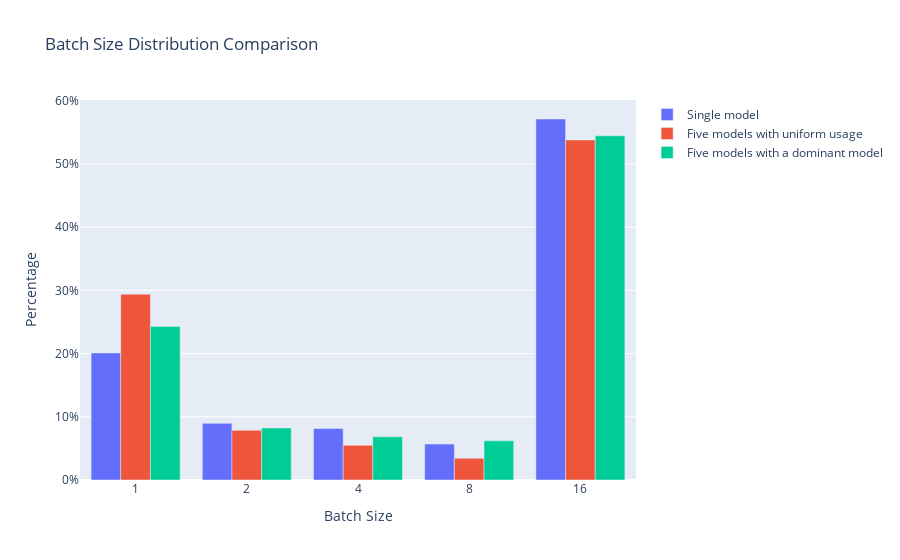
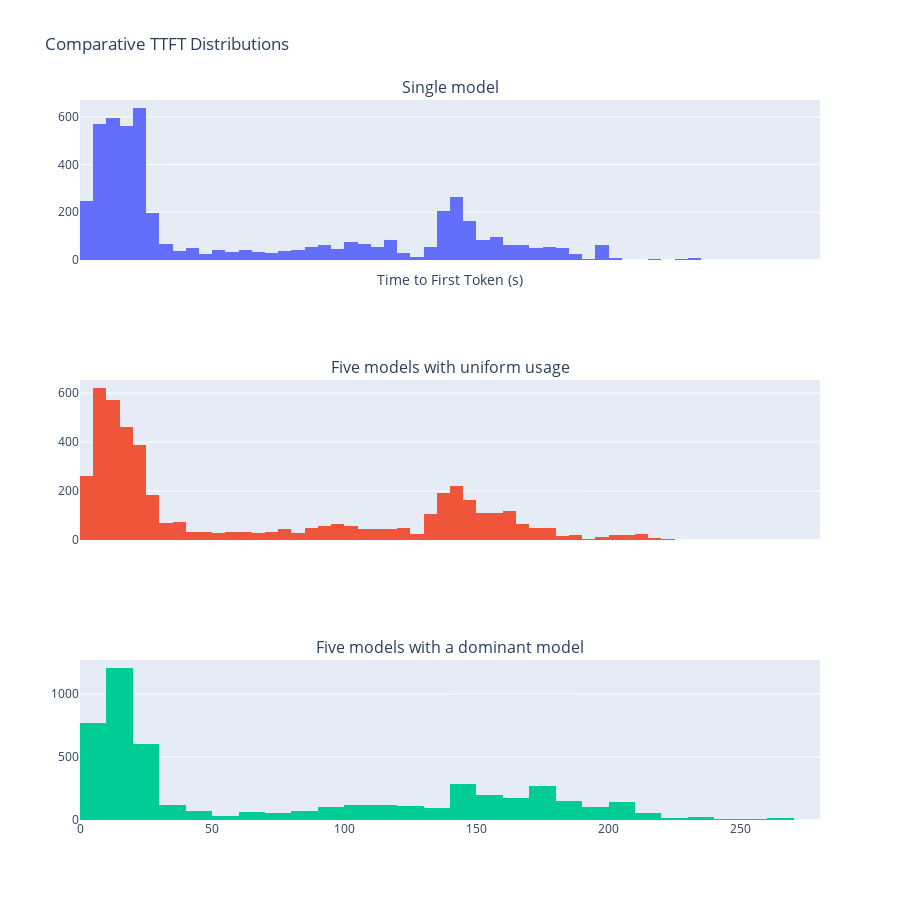
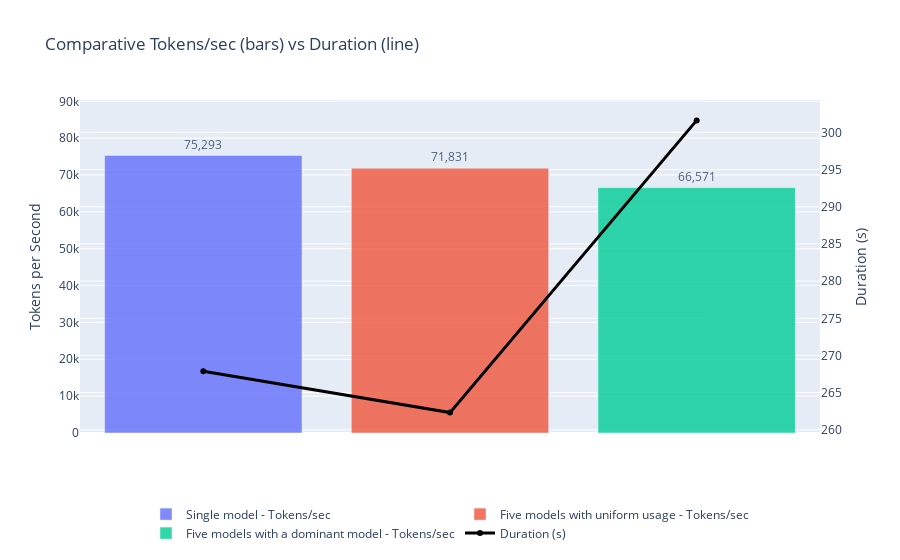

Notebook source saved alongside these figures, in order:
### Code cell
qps = 125
datasets = {
    "Single model": f'../data/bundle_tests/5_node_samsung/1_ckpts-5000_reqs-{qps}_qps_exponential/grafana-1_ckpts-5000_reqs-{qps}_qps_exponential.csv',
    "Five models with uniform usage": f'../data/bundle_tests/5_node_samsung/5_ckpts-equally_spread-5000_reqs-{qps}_qps_exponential/grafana-5_ckpts-equally_spread-5000_reqs-{qps}_qps_exponential.csv',
    "Five models with a dominant model": f'../data/bundle_tests/5_node_samsung/5_ckpts-dominant_spread-5000_reqs-total_{qps}_qps_exponential/grafana-5_ckpts-dominant_spread-5000_reqs-total_{qps}_qps_exponential.csv'
}
comparative_bar_plots(datasets)

kit_datasets = {
    "Single model": f'../data/bundle_tests/5_node_samsung/1_ckpts-5000_reqs-{qps}_qps_exponential',
    "Five models with uniform usage": f'../data/bundle_tests/5_node_samsung/5_ckpts-equally_spread-5000_reqs-{qps}_qps_exponential',
    "Five models with a dominant model": f'../data/bundle_tests/5_node_samsung/5_ckpts-dominant_spread-5000_reqs-total_{qps}_qps_exponential',
}
comparative_dist_plots(kit_datasets)

summary_df = get_tok_s_summary(kit_datasets)
plot_bar_line_comparison(summary_df)

### Figure 1 — Plotly figure (JSON) as saved in the notebook; plotly's stock layout.template omitted (floating-point values rounded to 4 significant figures)
{"data": [{"name": "Single model", "type": "bar", "x": ["1", "2", "4", "8", "16"], "y": [0.201, 0.0896, 0.0814, 0.0568, 0.5712]}, {"name": "Five models with uniform usage", "type": "bar", "x": ["1", "2", "4", "8", "16"], "y": [0.294, 0.0786, 0.0549, 0.0344, 0.5381]}, {"name": "Five models with a dominant model", "type": "bar", "x": ["1", "2", "4", "8", "16"], "y": [0.2428, 0.0823, 0.0683, 0.062, 0.5446]}], "layout": {"barmode": "group", "title": {"text": "Batch Size Distribution Comparison"}, "xaxis": {"title": {"text": "Batch Size"}, "type": "category"}, "yaxis": {"tickformat": ".0%", "title": {"text": "Percentage"}}}}

### Figure 2 — Plotly figure (JSON) as saved in the notebook; plotly's stock layout.template omitted (floating-point values rounded to 4 significant figures; data arrays with more than 128 entries replaced by an {"elided": "..."} marker saying what was removed)
{"data": [{"name": "Single model", "nbinsx": 50, "opacity": 1, "showlegend": false, "type": "histogram", "x": {"elided": "5000 float values"}, "xaxis": "x", "yaxis": "y"}, {"name": "Five models with uniform usage", "nbinsx": 50, "opacity": 1, "showlegend": false, "type": "histogram", "x": {"elided": "5000 float values"}, "xaxis": "x2", "yaxis": "y2"}, {"name": "Five models with a dominant model", "nbinsx": 50, "opacity": 1, "showlegend": false, "type": "histogram", "x": {"elided": "5000 float values"}, "xaxis": "x3", "yaxis": "y3"}], "layout": {"annotations": [{"font": {"size": 16}, "showarrow": false, "text": "Single model", "x": 0.5, "xanchor": "center", "xref": "paper", "y": 1, "yanchor": "bottom", "yref": "paper"}, {"font": {"size": 16}, "showarrow": false, "text": "Five models with uniform usage", "x": 0.5, "xanchor": "center", "xref": "paper", "y": 0.6111, "yanchor": "bottom", "yref": "paper"}, {"font": {"size": 16}, "showarrow": false, "text": "Five models with a dominant model", "x": 0.5, "xanchor": "center", "xref": "paper", "y": 0.2222, "yanchor": "bottom", "yref": "paper"}], "bargap": 0, "height": 900, "title": {"text": "Comparative TTFT Distributions"}, "xaxis": {"anchor": "y", "domain": [0, 1], "matches": "x3", "showticklabels": false, "title": {"text": "Time to First Token (s)"}}, "xaxis2": {"anchor": "y2", "domain": [0, 1], "matches": "x3", "showticklabels": false}, "xaxis3": {"anchor": "y3", "domain": [0, 1]}, "yaxis": {"anchor": "x", "domain": [0.7778, 1]}, "yaxis2": {"anchor": "x2", "domain": [0.3889, 0.6111]}, "yaxis3": {"anchor": "x3", "domain": [0, 0.2222]}}}

### Figure 3 — Plotly figure (JSON) as saved in the notebook; plotly's stock layout.template omitted (floating-point values rounded to 4 significant figures)
{"data": [{"name": "Single model - Tokens/sec", "opacity": 0.8, "text": ["75,293"], "textposition": "outside", "type": "bar", "x": ["Single model"], "y": [75290.0], "yaxis": "y"}, {"name": "Five models with uniform usage - Tokens/sec", "opacity": 0.8, "text": ["71,831"], "textposition": "outside", "type": "bar", "x": ["Five models with uniform usage"], "y": [71830.0], "yaxis": "y"}, {"name": "Five models with a dominant model - Tokens/sec", "opacity": 0.8, "text": ["66,571"], "textposition": "outside", "type": "bar", "x": ["Five models with a dominant model"], "y": [66570.0], "yaxis": "y"}, {"line": {"color": "black", "width": 3}, "mode": "lines+markers", "name": "Duration (s)", "text": ["268", "262", "302"], "textposition": "top center", "type": "scatter", "x": ["Single model", "Five models with uniform usage", "Five models with a dominant model"], "y": [267.9, 262.3, 301.6], "yaxis": "y2"}], "layout": {"barmode": "group", "legend": {"orientation": "h", "x": 0.5, "xanchor": "center", "y": -0.2, "yanchor": "top"}, "title": {"text": "Comparative Tokens/sec (bars) vs Duration (line)"}, "xaxis": {"showticklabels": false, "title": {"text": ""}}, "yaxis": {"range": [0, 90350.0], "side": "left", "title": {"text": "Tokens per Second"}}, "yaxis2": {"overlaying": "y", "side": "right", "title": {"text": "Duration (s)"}}}}
